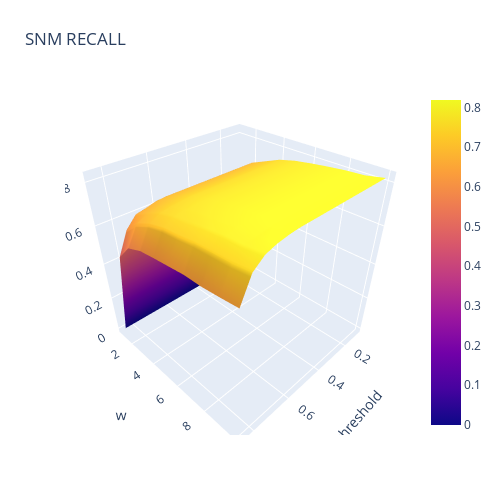

The code cell stored with this chart in its notebook:
### Code cell
fig = go.Figure(data=[go.Surface(z=rs, x=ts, y=ws)])
fig.update_layout(title='SNM RECALL', autosize=False,
                  width=500, height=500,
                  margin=dict(l=65, r=50, b=65, t=90), scene = dict(
                    yaxis_title='w',
                    xaxis_title='threshold',
                    zaxis_title='recall'))

### Figure 1 — Plotly figure (JSON) as saved in the notebook; plotly's stock layout.template omitted (floating-point values rounded to 4 significant figures; data arrays with more than 128 entries replaced by an {"elided": "..."} marker saying what was removed)
{"data": [{"type": "surface", "x": [0.1, 0.15, 0.2, 0.25, 0.3, 0.35, 0.4, 0.45, 0.5, 0.55, 0.6, 0.65, 0.7, 0.75, 0.8, 0.85], "y": [1, 2, 3, 4, 5, 6, 7, 8, 9, 10], "z": {"elided": "10x16 float values"}}], "layout": {"autosize": false, "height": 500, "margin": {"b": 65, "l": 65, "r": 50, "t": 90}, "scene": {"xaxis": {"title": {"text": "threshold"}}, "yaxis": {"title": {"text": "w"}}, "zaxis": {"title": {"text": "recall"}}}, "title": {"text": "SNM RECALL"}, "width": 500}}
